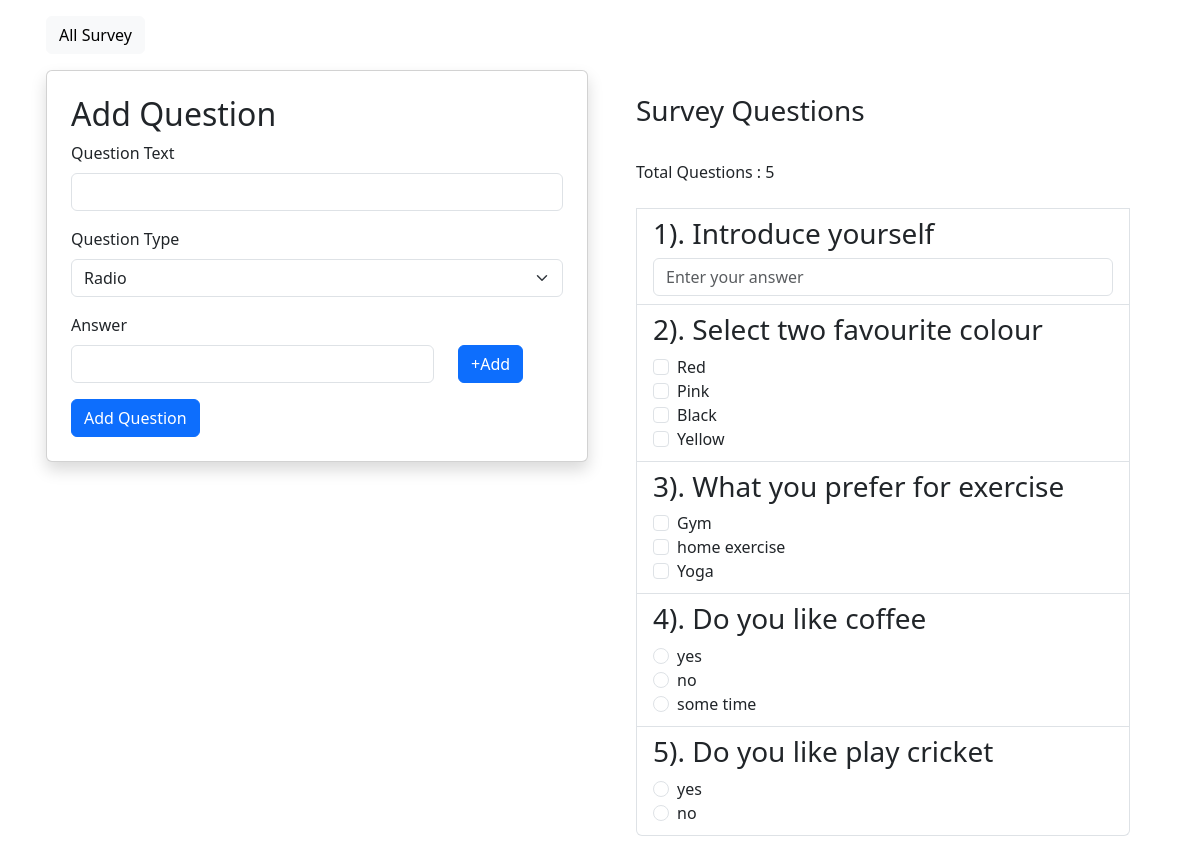
The page /admin/questions.php?survey_id=1 on the database its author committed.
### tables this page shows
CREATE TABLE `answers` (
  `answer_id` int(11) NOT NULL,
  `question_id` int(11) DEFAULT NULL,
  `answer_text` text DEFAULT NULL,
  `status` tinyint(1) NOT NULL DEFAULT 0
);

CREATE TABLE `questions` (
  `question_id` int(11) NOT NULL,
  `survey_id` int(11) DEFAULT NULL,
  `question_Text` text DEFAULT NULL,
  `type` enum('checkbox','radio','text') NOT NULL
);

### admin/questions_list.php (the view, shortened to what this page needs)
<!DOCTYPE html>
<html lang="en">
<head>
    <link href="https://cdn.jsdelivr.net/npm/bootstrap@5.3.2/dist/css/bootstrap.min.css" rel="stylesheet">
</head>
<body>
    <div class="container">
        <h3>Survey Questions</h3>
        <div class="row">
            <div class="col-md-12">
                <ul class="list-group">
                    <?php
                    include_once "../db.php";
                    if (isset($_GET['survey_id'])) {
                        $survey_id = $_GET['survey_id'];
                        $sql = "SELECT q.question_id, q.question_Text, q.type, a.answer_id, a.answer_text
                                FROM Questions q
                                LEFT JOIN Answers a ON q.question_id = a.question_id
                                WHERE q.survey_id = ?   ORDER BY q.question_id DESC";
                        $stmt = $conn->prepare($sql);
                        $stmt->bind_param("i", $survey_id);
                        $stmt->execute();
                        $result = $stmt->get_result();
                        $questionsWithAnswers = array();
                        while ($row = $result->fetch_assoc()) {
                            $question_id = $row['question_id'];
                            $question_Text = $row['question_Text'];
                            $type = $row['type'];
                            $answer_id = $row['answer_id'];
                            $answer_text = $row['answer_text'];
                            if (!isset($questionsWithAnswers[$question_id])) {
                                $questionsWithAnswers[$question_id] = array(
                                    'question_Text' => $question_Text,
                                    'type' => $type,
                                    'answers' => array()
                                );
                            }
                            if ($answer_id !== null && $answer_text !== null) {
                                $questionsWithAnswers[$question_id]['answers'][] = array(
                                    'answer_id' => $answer_id,
                                    'answer_text' => $answer_text
                                );
                            }
                        }
                        $count = 1;
                        echo "<br> Total Questions : " . count($questionsWithAnswers);
                        echo "<br> ";
                        echo "<br> ";
                        foreach ($questionsWithAnswers as $question) {
                            echo "<li class='list-group-item '>";
                            echo "<h3>" . $count++ . "). " . $question['question_Text'] . "</h3>";
                            if ($question['type'] === 'radio') {
                                echo "<div class='form-check'>";
                                foreach ($question['answers'] as $answer) {
                                    echo "<input class='form-check-input' type='radio' name='radio_$question_id' id='radio_$answer[answer_id]' value='$answer[answer_id]'>";
                                    echo "<label class='form-check-label' for='radio_$answer[answer_id]'>$answer[answer_text]</label><br>";
                                }
                                echo "</div>";
                            } elseif ($question['type'] === 'checkbox') {
                                echo "<div class='form-check'>";
                                foreach ($question['answers'] as $answer) {
                                    echo "<input class='form-check-input' type='checkbox' name='checkbox_$question_id' id='checkbox_$answer[answer_id]' value='$answer[answer_id]'>";
                                    echo "<label class='form-check-label' for='checkbox_$answer[answer_id]'>$answer[answer_text]</label><br>";
                                }
                                echo "</div>";
                            } elseif ($question['type'] === 'text') {
                                echo "<input type='text' class='form-control' name='text_$question_id' id='text_$question_id' placeholder='Enter your answer'>";
                            } else {
                                echo "<p>Unsupported question type: " . $question['type'] . "</p>";
                            }
                            echo "</li>";
                        }
                    } else {
                        echo "<li class='list-group-item'>Survey ID is not provided.</li>";
                    }
                    ?>
                </ul>
            </div>
        </div>
    </div>
</body>
</html>

### admin/questions.php (shortened to what this page needs)
<!DOCTYPE html>
<html lang="en">
<head>
    <link href="https://cdn.jsdelivr.net/npm/bootstrap@5.3.2/dist/css/bootstrap.min.css" rel="stylesheet">
</head>
<body>
    <div class="container p-3">
        <a href="index.php" class="btn btn-light">All Survey</a>
        <div class="row">
            <div class="col-sm-6  ">
                <div class="card shadow p-4 mt-3">
                    <h2>Add Question</h2>
                    <form id="questionForm" action="code/add_question.php" method="post">
                        <div class="mb-3">
                            <label for="questionText" class="form-label">Question Text</label>
                            <input type="text" class="form-control" id="questionText" name="questionText" required>
                        </div>
                        <div class="mb-3">
                            <label for="questionType" class="form-label">Question Type</label>
                            <select class="form-select" id="questionType" name="questionType" required>
                                <option value="radio">Radio</option>
                            </select>
                        </div>
                        <div id="answerFields">
                            <div class="mb-3 answer">
                                <label class="form-label">Answer </label>
                                <div class="row">
                                    <div class="col-9">
                                        <input type="text" class="form-control" name="answers[]" required>
                                    </div>
                                    <div class="col-3">
                                        <button type="button" class="btn btn-primary" id="addAnswer"> +Add</button>
                                    </div>
                                </div>
                            </div>
                        </div>
                        <button type="submit" class="btn btn-primary">Add Question</button>
                    </form>
                </div>
            </div>
            <div class="col-sm-6  p-4 mt-3">
                <?php include_once 'questions_list.php' ?>
            </div>
        </div>
    </div>
</body>
</html>

### rows shown on the page
answers: question.question_Text "Introduce yourself"
answers: answer_text "Red"
answers: answer_text "Pink"
answers: answer_text "Black"
answers: answer_text "Yellow"
answers: answer_text "Gym"
answers: answer_text "home exercise"
answers: answer_text "Yoga"
answers: answer_text "yes"
answers: answer_text "some time"
answers: answer_text "yes"

### other values the page prints
count($questionsWithAnswers) "5"
$question['question_Text'] "Select two favourite colour"
$question['question_Text'] "What you prefer for exercise"
$question['question_Text'] "Do you like coffee"
$answer[answer_text] "no"
$question['question_Text'] "Do you like play cricket"
